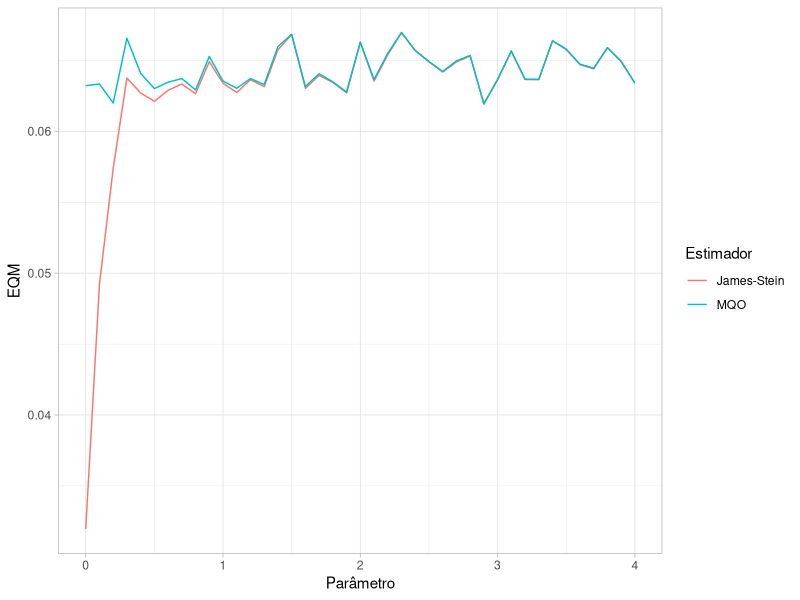
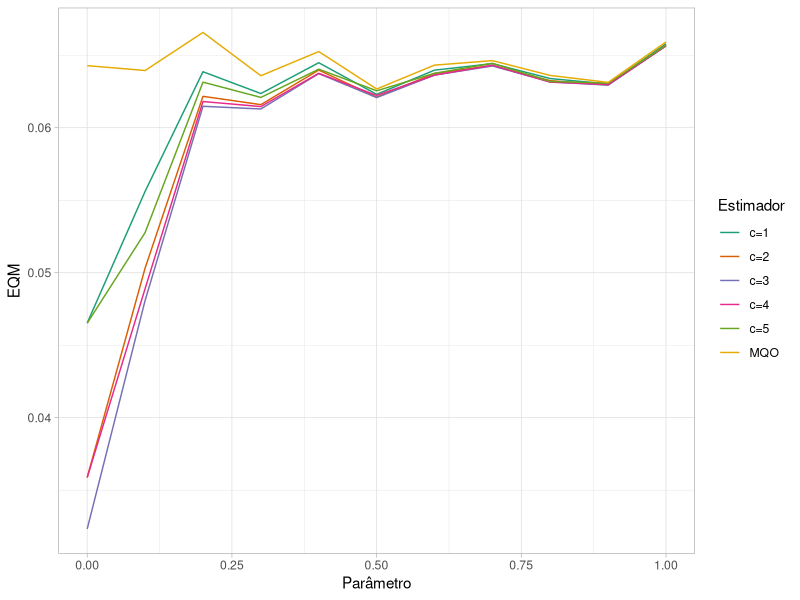

These charts were generated, in order, by the following R code:
## ---- chunk 1

library(purrr)
library(ggplot2)
library(tidyr)
library(tibble)
library(dplyr)

## ---- chunk 2

simul_various_regs <- function(true_par,regs,n,k){
  
  x <- matrix(rnorm(n*k),ncol = k)
  y <- x%*%rep(true_par,k) + rnorm(n)
  
  res <- lm(y ~ x)
  
  ols <- coef(res)
  shrink_js <- n*as.vector(t(ols[-1])%*%cov(x)%*%ols[-1])
  ols_mat <- t(replicate(length(regs),ols[-1]))
  
  stein <- ols_mat - as.matrix(regs)%*%ols[-1]/shrink_js
  stein <- cbind(ols[1],stein)
  
  rownames(stein) <- regs
  
  return(rbind(ols,stein))
  
}


## ---- chunk 3

monte_carlo_loss <- function(true_par,regs,n,k,p){
  
  input <- replicate(p,true_par,simplify = F)
  output <- map(input,simul_various_regs,regs = regs,n = n,k = k)
  
  cofs <- c(0,rep(true_par,k))
  
  true_par_mat <- t(replicate(length(regs)+1,c(cofs)))
  
  loss <- map(output,function(x){(x-true_par_mat)^2 %>% rowSums()})
  
  loss <- do.call(rbind,loss) %>% colMeans()
  
  return(loss)
  
}


## ---- chunk 4

monte_carlo_pars <- function(true_pars,regs,n,k,p){
  
  input <- as.list(true_pars)
  output <- map(input,monte_carlo_loss,regs = regs,n=n,k=k,p=p)
  
  result <- do.call(rbind,output)
  rownames(result) <- true_pars
  
  
  return(result)
  
}


## ---- chunk 5

params <- seq(0,4,by=0.1)

teste <- monte_carlo_pars(params,3,100,5,1000)

## ---- chunk 6

tidy_teste <- as_tibble(teste) %>% 
  rename("James-Stein"="3", "MQO" = ols) %>% 
  bind_cols(params = params) %>% 
  pivot_longer(!params)

ggplot(tidy_teste,aes(x=params,y=value,color=name)) + 
  geom_line() + 
  labs(x = "Parâmetro", y = "EQM", color = "Estimador") + 
  theme_light()

## ---- chunk 7

params <- seq(0,1,by=0.1)
regs <- seq(1,5,by=1)

teste <- monte_carlo_pars(params,regs,100,5,1000)


tidy_teste <- as_tibble(teste) %>% 
  rename("MQO" = ols) %>% 
  rename_with(.fn = ~(paste0("c=",.)),.cols = matches("[[:digit:]]")) %>% 
  bind_cols(params = params) %>% pivot_longer(!params)

ggplot(tidy_teste,aes(x=params,y=value,color=name)) + 
  geom_line() + labs(x = "Parâmetro", y = "EQM", color = "Estimador") + 
  theme_light() + 
  scale_color_brewer(palette = "Dark2")


